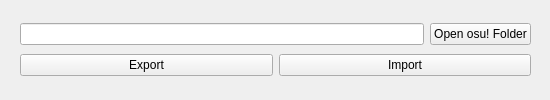
<?xml version="1.0" encoding="UTF-8"?>
<ui version="4.0">
 <class>MainWindow</class>
 <widget class="QMainWindow" name="MainWindow">
  <property name="geometry">
   <rect>
    <x>0</x>
    <y>0</y>
    <width>550</width>
    <height>100</height>
   </rect>
  </property>
  <property name="windowTitle">
   <string>osu! backup tool</string>
  </property>
  <widget class="QWidget" name="centralwidget">
   <widget class="QWidget" name="">
    <property name="geometry">
     <rect>
      <x>20</x>
      <y>20</y>
      <width>511</width>
      <height>61</height>
     </rect>
    </property>
    <layout class="QVBoxLayout" name="verticalLayout">
     <item>
      <layout class="QHBoxLayout" name="horizontalLayout_2">
       <item>
        <widget class="QLineEdit" name="lineEdit"/>
       </item>
       <item>
        <widget class="QPushButton" name="pushButton_open_folder">
         <property name="text">
          <string>Open osu! Folder</string>
         </property>
         <property name="icon">
          <iconset theme="QIcon::ThemeIcon::FolderOpen"/>
         </property>
        </widget>
       </item>
      </layout>
     </item>
     <item>
      <layout class="QHBoxLayout" name="horizontalLayout">
       <item>
        <widget class="QPushButton" name="pushButton_export">
         <property name="text">
          <string>Export</string>
         </property>
        </widget>
       </item>
       <item>
        <widget class="QPushButton" name="pushButton_import">
         <property name="text">
          <string>Import</string>
         </property>
        </widget>
       </item>
      </layout>
     </item>
    </layout>
   </widget>
  </widget>
 </widget>
 <resources/>
 <connections/>
</ui>
